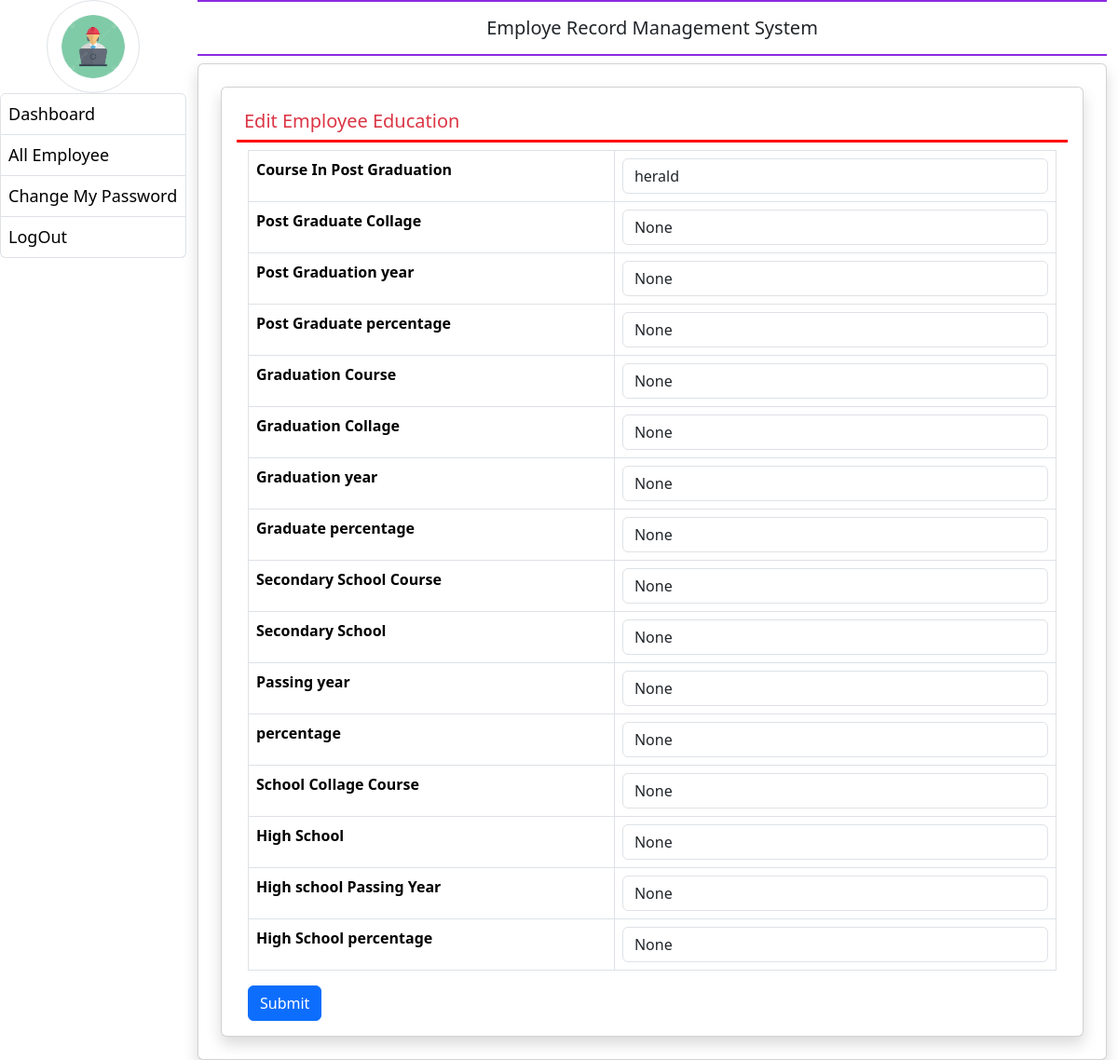
/edit_education/9/ (signed in), run on the app's committed database.
### employee/models.py (models this page shows, shortened)
class EmployeeEducation(models.Model):
    user = models.ForeignKey(User, on_delete=models.CASCADE)
    coursepg = models.CharField(max_length=100,null=True)
    schoolcolgpg = models.CharField(max_length=200, null=True)
    yearofpassingpg = models.CharField(max_length=100, null=True)
    percentagepg = models.CharField(max_length=30, null=True)
    coursegra = models.CharField(max_length=100,null=True)
    schoolcolgra = models.CharField(max_length=200, null=True)
    yearofpassingra = models.CharField(max_length=100, null=True)
    percentagegra = models.CharField(max_length=30, null=True)
    coursessc = models.CharField(max_length=100,null=True)
    schoolcolssc = models.CharField(max_length=200, null=True)
    yearofpassingssc = models.CharField(max_length=100, null=True)
    percentagessc = models.CharField(max_length=30, null=True)
    coursehsc = models.CharField(max_length=100,null=True)
    schoolcolghsc = models.CharField(max_length=200, null=True)
    yearofpassinghsc = models.CharField(max_length=100, null=True)
    percentagehsc = models.CharField(max_length=30, null=True)

### employee/views.py (the view, shortened to what this page needs)
# urls.py: path('edit_education/<int:pid>/', edit_education, name='edit_education'),
@login_required(login_url='admin_login')
def edit_education(request,pid):
    error = ""
    user = User.objects.get(id=pid)
    education = EmployeeEducation.objects.get(user=user)
    context = {'error': error, 'education': education}
    return render(request, 'edit_education.html', context)

### employee/templates/edit_education.html (shortened to what this page needs)
{% extends "admin_base.html" %}
{% block main %}
<div class="card shadow m-2">
    <div class="card-body">
        <h5 class="p-2 text-danger" style="border-bottom: 3px solid red;">Edit Employee Education</h5>
        <div class="container-fluid">
            <form method="POST">
                <table class="table table-bordered">
                    <tr>
                        <th>Course In Post Graduation</th>
                        <td><input type="text" name="coursepg" class="form-control" value="{{education.coursepg}}"></td>
                    </tr>
                    <tr>
                        <th>Post Graduate Collage </th>
                        <td><input type="text" name="schoolcolgpg" class="form-control" value="{{education.schoolcolgpg}}"></td>
                    </tr>
                    <tr>
                        <th>Post Graduation year</th>
                        <td><input type="text" name="yearofpassingpg" class="form-control" value="{{ education.yearofpassingpg }}"></td>
                    </tr>
                    <tr>
                        <th>Post Graduate percentage</th>
                        <td><input type="text" name="percentagepg" class="form-control" value="{{education.percentagepg}}"></td>
                    </tr>
                    <tr>
                        <th>Graduation Course</th>
                        <td><input type="text" name="coursegra" class="form-control" value="{{education.coursegra}}"></td>
                    </tr>
                    <tr>
                        <th>Graduation Collage</th>
                        <td><input type="text" name="schoolcolgra" class="form-control" value="{{education.schoolcolgra}}"></td>
                    </tr>
                    <tr>
                        <th>Graduation year</th>
                        <td><input type="text" name="yearofpassingra" class="form-control" value="{{education.yearofpassingra}}"></td>
                    </tr>
                    <tr>
                        <th>Graduate percentage</th>
                        <td><input type="text" name="percentagegra" class="form-control" value="{{education.percentagegra}}"></td>
                    </tr>
                    <tr>
                        <th>Secondary School Course </th>
                        <td><input type="text" name="coursessc" class="form-control" value="{{education.coursessc}}"></td>
                    </tr>
                    <tr>
                        <th>Secondary School</th>
                        <td><input type="text" name="schoolcolssc" class="form-control" value="{{ education.schoolcolssc }}"></td>
                    </tr>
                    <tr>
                        <th>Passing year</th>
                        <td><input type="text" name="yearofpassingssc" class="form-control" value="{{ education.yearofpassingssc }}"></td>
                    </tr>
                    <tr>
                        <th> percentage</th>
                        <td><input type="text" name="percentagessc" class="form-control" value="{{ education.percentagessc }}"></td>
                    </tr>
                    <tr>
                        <th>School Collage Course </th>
                        <td><input type="text" name="coursehsc" class="form-control" value="{{ education.coursehsc }}"></td>
                    </tr>
                    <tr>
                        <th>High School</th>
                        <td><input type="text" name="schoolcolghsc" class="form-control" value="{{ education.schoolcolghsc }}"></td>
                    </tr>
                    <tr>
                        <th>High school Passing Year</th>
                        <td><input type="text" name="yearofpassinghsc" class="form-control" value="{{ education.yearofpassinghsc }}"></td>
                    </tr>
                    <tr>
                        <th>High School percentage</th>
                        <td><input type="text" name="percentagehsc" class="form-control" value="{{ education.percentagehsc }}"></td>
                    </tr>
                </table>
                <input type="submit" value="Submit" class="btn btn-primary">
            </form>
        </div>
    </div>
</div>
{% endblock %}

### data on the page
EmployeeEducation: coursepg "herald", schoolcolgpg "None", yearofpassingpg "None", percentagepg "None", coursegra "None", schoolcolgra "None", yearofpassingra "None", percentagegra "None", coursessc "None", schoolcolssc "None", yearofpassingssc "None", percentagessc "None", coursehsc "None", schoolcolghsc "None", yearofpassinghsc "None", percentagehsc "None"
